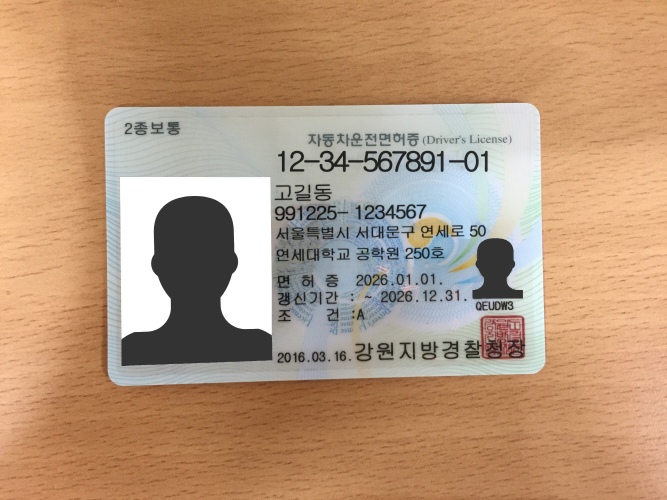
#> input picture Mobile_D__sample.jpg, 1333 x 1000 px (shown at 1/2 size)
$ python test03.py
#> lines starting #> are read from the running program, lines starting #| are printed output that depends on the picture
import cv2
import numpy as np


def showimage():
  imgfile = 'Mobile_D__sample.jpg'
  img = cv2.imread(imgfile, cv2.IMREAD_COLOR)
#> img is the input picture: shape (1000, 1333, 3); mean B, G, R 122.4, 150.8, 183.6

  cv2.rectangle(img, (547, 295), (983, 349), (0, 0, 255), 2)
  cv2.rectangle(img, (545, 363), (666, 408), (0, 0, 255), 2)
  cv2.rectangle(img, (545, 409), (858, 444), (0, 0, 255), 2)
  cv2.rectangle(img, (551, 701), (705, 725), (0, 0, 255), 2)
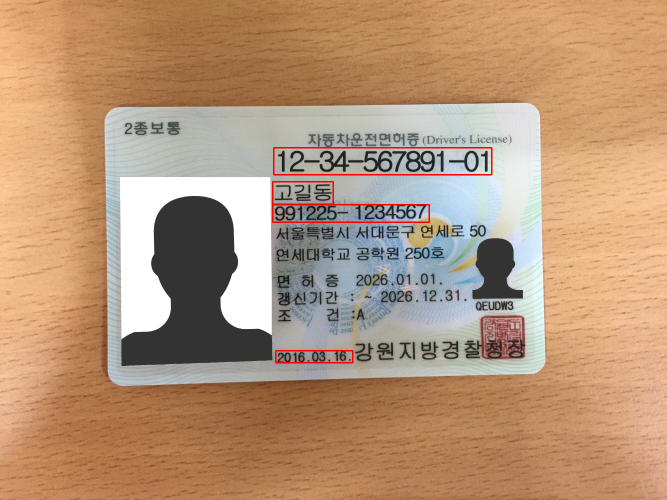
#> img: shape (1000, 1333, 3) (shown at 1/2 size); mean B, G, R 121.5, 149.9, 184

  cv2.namedWindow('Mobile_D', cv2.WINDOW_NORMAL)
  cv2.imshow('Mobile_D', img)
  cv2.waitKey(0)
  cv2.destroyAllWindows()


showimage()

$ run again, with Mobile_R__sample.jpg copied over Mobile_D__sample.jpg
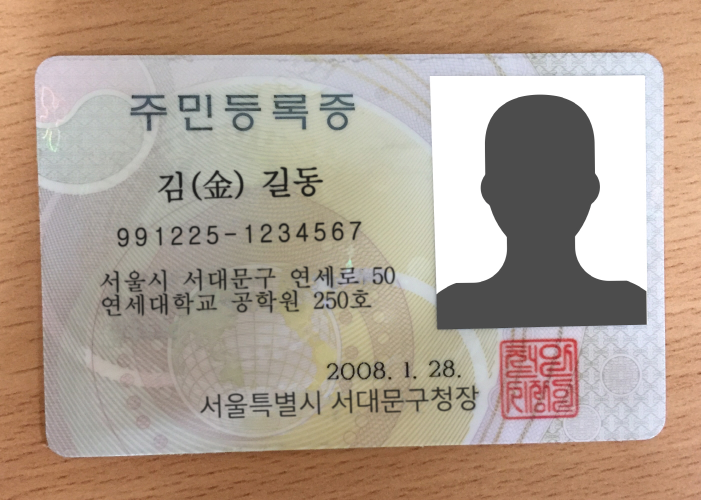
#> input picture Mobile_R__sample.jpg, 1401 x 1000 px (shown at 1/2 size)
#> in showimage, img is the input picture: shape (1000, 1401, 3); mean B, G, R 141.9, 156.7, 174
#> in showimage, `cv2.rectangle(img, (551, 701), (705, 725), (0, 0, 255), 2)`:
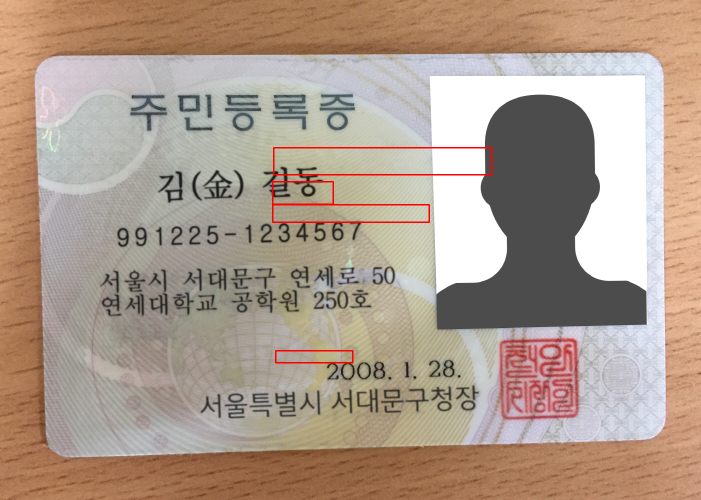
#> img: shape (1000, 1401, 3) (shown at 1/2 size); mean B, G, R 141.2, 155.8, 174.4
